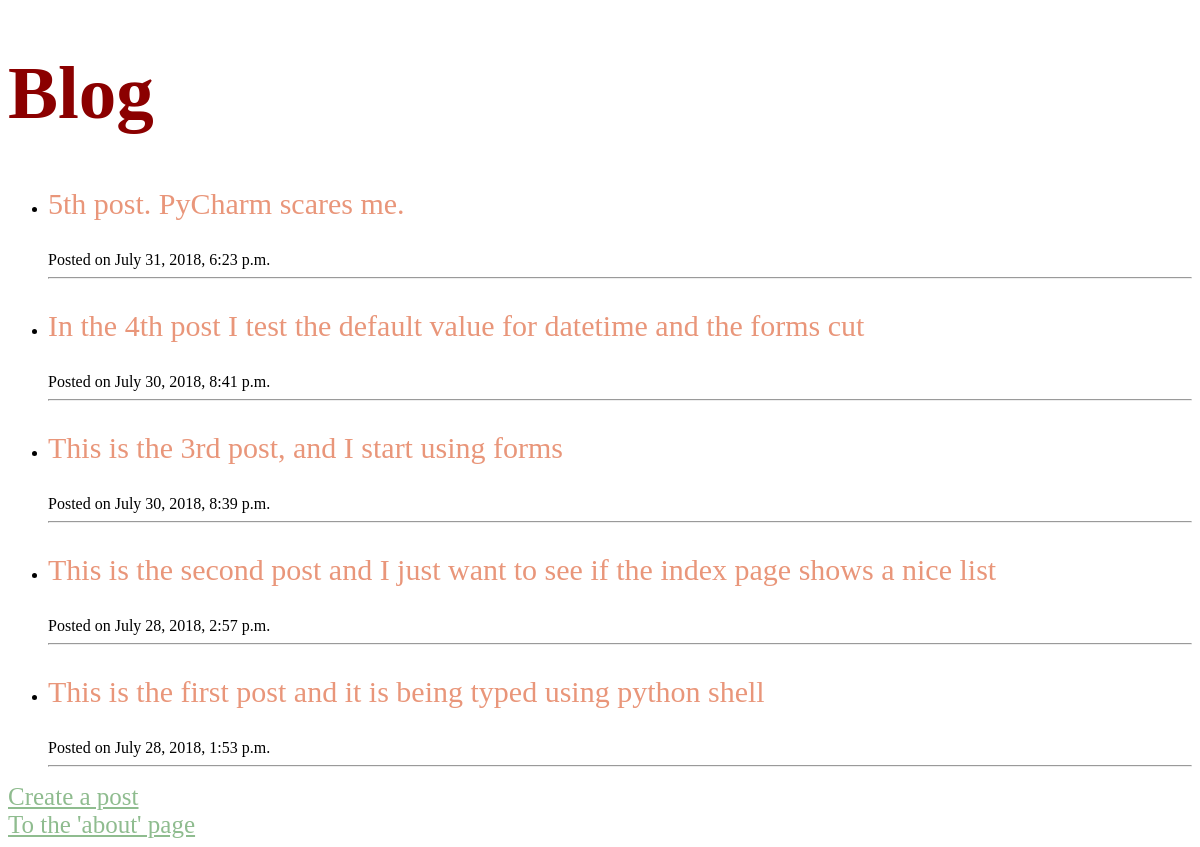
/, run on an earlier commit of the app's database.
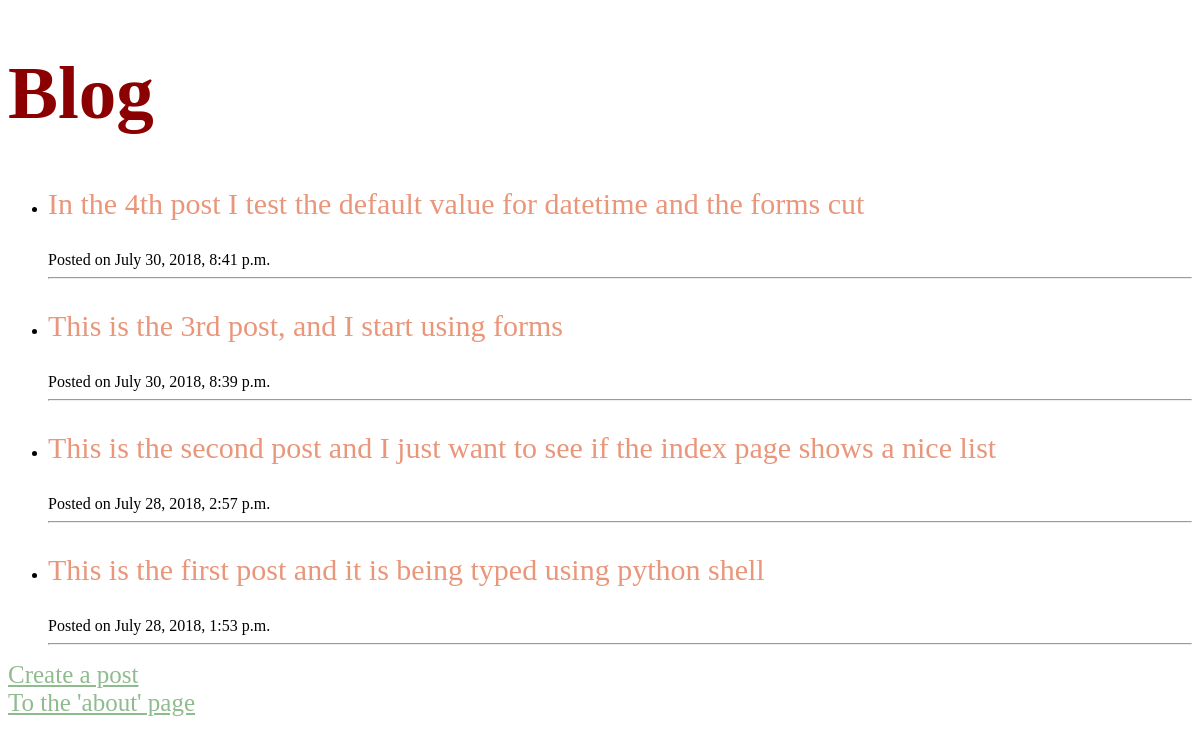
And on a later commit of the database.
### blog/models.py (models this page shows, shortened)
class BlogPost(models.Model):
    post_text = models.CharField(max_length=140)
    post_date = models.DateTimeField(default=timezone.now)

### blog/views.py (the view)
# urls.py: path('', views.index, name = 'index'),
def index(request):
	alltheposts = BlogPost.objects.filter(post_date__lte=timezone.now()).order_by('-post_date')
	context = {
		'alltheposts' : alltheposts,
	}
	return render(request, 'blog/index.html', context)

### blog/templates/blog/index.html (shortened to what this page needs)
<!DOCTYPE html>
<html>
<head>
{% load static %}
<link rel="stylesheet" type="text/css" href="{% static 'blog/style.css' %}" />
</head>
<body>
<h1> Blog </h1>
{% if alltheposts %}
    <ul>
    {% for blogpost in alltheposts %}
        <li><p>{{ blogpost.post_text }}</p> Posted on {{ blogpost.post_date }}</li><hr>
    {% endfor %}
    </ul>
{% else %}
    <p>No posts are available.</p>
{% endif %}
</body>
<a href="{% url 'create' %}">Create a post</a><br>
<a href="{% url 'about' %}">To the 'about' page</a>
</html>

What changed in the data, as far as the page shows it:
removed BlogPost: post_text "5th post. PyCharm scares me.", post_date "July 31, 2018, 6:23 p.m."
